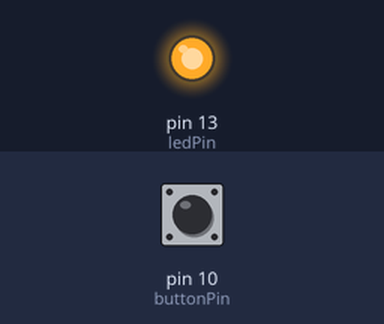
Bench run of a sketch on a simulated Arduino Uno, built with avr-gcc and run on an emulated ATmega328P. Parts: output pins drawn as LEDs (lit = HIGH). Inputs (shaded band) come from the test bench; at power-on: pin 10 (buttonPin) HIGH.

Above: at 1.2 s.
1.3 s: pin 10 (buttonPin) pulled LOW for 0.15 s
At 2.6 s:
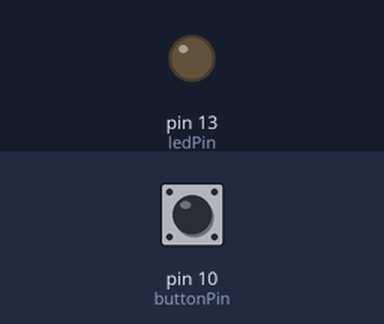
2.9 s: pin 10 (buttonPin) pulled LOW for 1 s
At 5.1 s:
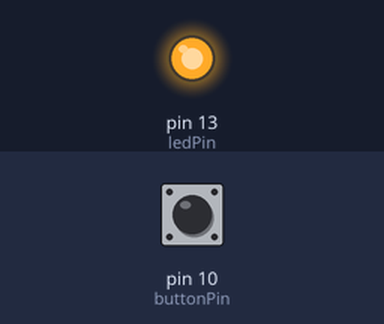
5.4 s: pin 10 (buttonPin) pulled LOW for 3.2 s
At 9.9 s:
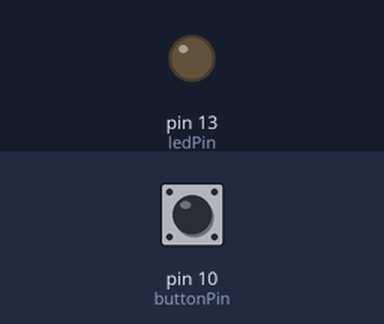
Timing chart, 0 to 11.4 s (numbered marks = the images above; inputs shaded):
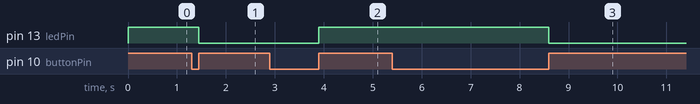

Measured:
- after the input at 1.3 s, pin 13 (ledPin): HIGH → LOW after 0.15 s
- after the input at 2.9 s, pin 13 (ledPin): LOW → HIGH after 1.0 s
- after the input at 5.4 s, pin 13 (ledPin): HIGH → LOW after 3.2 s

The sketch:

switch_without_delay.ino
```cpp
int buttonPin = 10;
int ledPin = 13;

int ledState = HIGH;
int buttonState;
int lastButtonState = LOW;

long time = 0;
long debounce = 200;
void setup()
{
  pinMode(ledPin, OUTPUT);
  pinMode(buttonPin, INPUT_PULLUP);
  Serial.begin(9600);
}
void loop()
{
  buttonState = digitalRead(buttonPin);
  if (buttonState == HIGH && lastButtonState == LOW && millis() - time > debounce)
  {
    if (ledState == HIGH)
    {
      ledState = LOW;
    }
    else
    {
      ledState = HIGH;
    }
    time = millis();
  }
  digitalWrite(ledPin,ledState);
  lastButtonState = buttonState;
}
```
